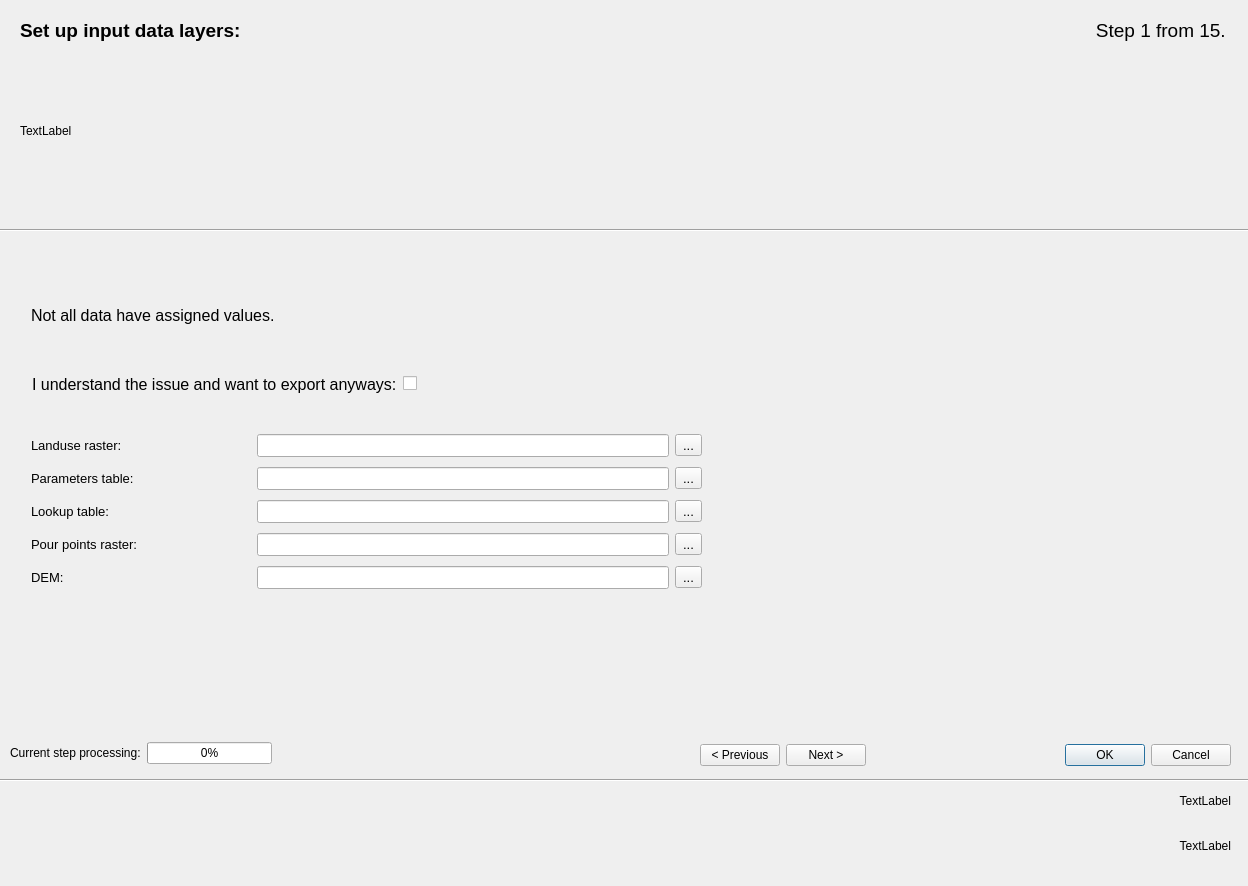
<?xml version="1.0" encoding="UTF-8"?>
<ui version="4.0">
 <class>select_file</class>
 <widget class="QDialog" name="select_file">
  <property name="geometry">
   <rect>
    <x>0</x>
    <y>0</y>
    <width>1248</width>
    <height>886</height>
   </rect>
  </property>
  <property name="windowTitle">
   <string>Erosion-3D Data Preparation</string>
  </property>
  <widget class="QStackedWidget" name="stackedWidget">
   <property name="geometry">
    <rect>
     <x>11</x>
     <y>250</y>
     <width>1231</width>
     <height>461</height>
    </rect>
   </property>
   <property name="currentIndex">
    <number>14</number>
   </property>
   <widget class="QWidget" name="page_0">
    <widget class="QWidget" name="layoutWidget">
     <property name="geometry">
      <rect>
       <x>11</x>
       <y>0</y>
       <width>571</width>
       <height>429</height>
      </rect>
     </property>
     <layout class="QFormLayout" name="formLayout_2">
      <item row="0" column="0">
       <widget class="QLabel" name="label_soil_layer">
        <property name="text">
         <string>Soil properties definition layer:</string>
        </property>
       </widget>
      </item>
      <item row="1" column="0" colspan="2">
       <widget class="QgsMapLayerComboBox" name="layer_soil_cb"/>
      </item>
      <item row="2" column="0">
       <widget class="QLabel" name="label_landuse_layer">
        <property name="text">
         <string>Landuse definition layer:</string>
        </property>
       </widget>
      </item>
      <item row="3" column="0" colspan="2">
       <widget class="QgsMapLayerComboBox" name="layer_landuse_cb"/>
      </item>
      <item row="4" column="0">
       <widget class="QLabel" name="label_dtm">
        <property name="text">
         <string>Input DTM layer:</string>
        </property>
       </widget>
      </item>
      <item row="5" column="0" colspan="2">
       <widget class="QgsMapLayerComboBox" name="raster_dtm_cb"/>
      </item>
      <item row="6" column="0">
       <widget class="QLabel" name="label_date">
        <property name="text">
         <string>Event date:</string>
        </property>
       </widget>
      </item>
      <item row="7" column="0">
       <widget class="QCalendarWidget" name="calendar">
        <property name="font">
         <font>
          <kerning>true</kerning>
         </font>
        </property>
        <property name="verticalHeaderFormat">
         <enum>QCalendarWidget::NoVerticalHeader</enum>
        </property>
       </widget>
      </item>
     </layout>
    </widget>
   </widget>
   <widget class="QWidget" name="page_1">
    <widget class="QWidget" name="layoutWidget">
     <property name="geometry">
      <rect>
       <x>11</x>
       <y>0</y>
       <width>597</width>
       <height>301</height>
      </rect>
     </property>
     <layout class="QFormLayout" name="formLayout">
      <item row="1" column="1">
       <widget class="QgsFieldComboBox" name="field_ka5_cb">
        <property name="allowEmptyFieldName">
         <bool>true</bool>
        </property>
       </widget>
      </item>
      <item row="3" column="1">
       <widget class="QgsFieldComboBox" name="field_soilid_cb">
        <property name="allowEmptyFieldName">
         <bool>true</bool>
        </property>
       </widget>
      </item>
      <item row="0" column="1">
       <widget class="QLabel" name="label_ka5_class">
        <property name="text">
         <string>KA5 class:</string>
        </property>
       </widget>
      </item>
      <item row="2" column="1">
       <widget class="QLabel" name="label_soil_id">
        <property name="text">
         <string>Soil ID:</string>
        </property>
       </widget>
      </item>
     </layout>
    </widget>
   </widget>
   <widget class="QWidget" name="page_2">
    <widget class="QWidget" name="layoutWidget">
     <property name="geometry">
      <rect>
       <x>12</x>
       <y>0</y>
       <width>571</width>
       <height>339</height>
      </rect>
     </property>
     <layout class="QFormLayout" name="formLayout_3">
      <item row="0" column="0">
       <widget class="QLabel" name="label_FT">
        <property name="text">
         <string>FT:</string>
        </property>
       </widget>
      </item>
      <item row="1" column="0">
       <widget class="QLabel" name="label_MT">
        <property name="text">
         <string>MT:</string>
        </property>
       </widget>
      </item>
      <item row="2" column="0">
       <widget class="QLabel" name="label_GT">
        <property name="text">
         <string>GT: </string>
        </property>
       </widget>
      </item>
      <item row="3" column="0">
       <widget class="QLabel" name="label_FU">
        <property name="text">
         <string>FU:</string>
        </property>
       </widget>
      </item>
      <item row="4" column="0">
       <widget class="QLabel" name="label_MU">
        <property name="text">
         <string>MU:</string>
        </property>
       </widget>
      </item>
      <item row="5" column="0">
       <widget class="QLabel" name="label_GU">
        <property name="text">
         <string>GU:</string>
        </property>
       </widget>
      </item>
      <item row="6" column="0">
       <widget class="QLabel" name="label_FS">
        <property name="text">
         <string>FS:</string>
        </property>
       </widget>
      </item>
      <item row="7" column="0">
       <widget class="QLabel" name="label_MS">
        <property name="text">
         <string>MS:</string>
        </property>
       </widget>
      </item>
      <item row="8" column="0">
       <widget class="QLabel" name="label_GS">
        <property name="text">
         <string>GS:</string>
        </property>
       </widget>
      </item>
      <item row="0" column="1">
       <widget class="QComboBox" name="fcb_ftc"/>
      </item>
      <item row="1" column="1">
       <widget class="QComboBox" name="fcb_mtc"/>
      </item>
      <item row="2" column="1">
       <widget class="QComboBox" name="fcb_gtc"/>
      </item>
      <item row="3" column="1">
       <widget class="QComboBox" name="fcb_fuc"/>
      </item>
      <item row="4" column="1">
       <widget class="QComboBox" name="fcb_muc"/>
      </item>
      <item row="5" column="1">
       <widget class="QComboBox" name="fcb_guc"/>
      </item>
      <item row="6" column="1">
       <widget class="QComboBox" name="fcb_fsc"/>
      </item>
      <item row="7" column="1">
       <widget class="QComboBox" name="fcb_msc"/>
      </item>
      <item row="8" column="1">
       <widget class="QComboBox" name="fcb_gsc"/>
      </item>
     </layout>
    </widget>
   </widget>
   <widget class="QWidget" name="page_3">
    <widget class="QWidget" name="layoutWidget">
     <property name="geometry">
      <rect>
       <x>10</x>
       <y>0</y>
       <width>571</width>
       <height>141</height>
      </rect>
     </property>
     <layout class="QFormLayout" name="formLayout_4">
      <item row="0" column="0">
       <widget class="QLabel" name="label_landuse_field">
        <property name="text">
         <string>Landuse field:</string>
        </property>
       </widget>
      </item>
      <item row="1" column="0" colspan="2">
       <widget class="QgsFieldComboBox" name="fcb_landuse"/>
      </item>
      <item row="3" column="0" colspan="2">
       <widget class="QgsFieldComboBox" name="fcb_crop">
        <property name="allowEmptyFieldName">
         <bool>true</bool>
        </property>
       </widget>
      </item>
      <item row="2" column="0">
       <widget class="QLabel" name="label_crop_field">
        <property name="text">
         <string>Crop field:</string>
        </property>
       </widget>
      </item>
     </layout>
    </widget>
   </widget>
   <widget class="QWidget" name="page_4">
    <widget class="QLabel" name="label_19">
     <property name="geometry">
      <rect>
       <x>0</x>
       <y>0</y>
       <width>181</width>
       <height>81</height>
      </rect>
     </property>
     <property name="text">
      <string>Crop Landuse assigment</string>
     </property>
    </widget>
   </widget>
   <widget class="QWidget" name="page">
    <widget class="QWidget" name="layoutWidget">
     <property name="geometry">
      <rect>
       <x>21</x>
       <y>20</y>
       <width>1021</width>
       <height>172</height>
      </rect>
     </property>
     <layout class="QGridLayout" name="gridLayout_3" columnstretch="5,7,2,5,7">
      <property name="verticalSpacing">
       <number>15</number>
      </property>
      <item row="1" column="0">
       <widget class="QLabel" name="label_corg_layer">
        <property name="text">
         <string>Corg layer:</string>
        </property>
       </widget>
      </item>
      <item row="1" column="4">
       <widget class="QgsFieldComboBox" name="fcb_corg">
        <property name="allowEmptyFieldName">
         <bool>true</bool>
        </property>
       </widget>
      </item>
      <item row="1" column="2">
       <spacer name="horizontalSpacer_2">
        <property name="orientation">
         <enum>Qt::Horizontal</enum>
        </property>
        <property name="sizeHint" stdset="0">
         <size>
          <width>40</width>
          <height>20</height>
         </size>
        </property>
       </spacer>
      </item>
      <item row="1" column="1">
       <widget class="QComboBox" name="fcb_corg_layer"/>
      </item>
      <item row="3" column="2">
       <spacer name="horizontalSpacer_4">
        <property name="orientation">
         <enum>Qt::Horizontal</enum>
        </property>
        <property name="sizeHint" stdset="0">
         <size>
          <width>40</width>
          <height>20</height>
         </size>
        </property>
       </spacer>
      </item>
      <item row="0" column="2">
       <spacer name="horizontalSpacer">
        <property name="orientation">
         <enum>Qt::Horizontal</enum>
        </property>
        <property name="sizeHint" stdset="0">
         <size>
          <width>40</width>
          <height>20</height>
         </size>
        </property>
       </spacer>
      </item>
      <item row="2" column="2">
       <spacer name="horizontalSpacer_3">
        <property name="orientation">
         <enum>Qt::Horizontal</enum>
        </property>
        <property name="sizeHint" stdset="0">
         <size>
          <width>40</width>
          <height>20</height>
         </size>
        </property>
       </spacer>
      </item>
      <item row="1" column="3">
       <widget class="QLabel" name="label_corg_field">
        <property name="text">
         <string>Corg attribute field:</string>
        </property>
       </widget>
      </item>
      <item row="4" column="2">
       <spacer name="horizontalSpacer_5">
        <property name="orientation">
         <enum>Qt::Horizontal</enum>
        </property>
        <property name="sizeHint" stdset="0">
         <size>
          <width>40</width>
          <height>20</height>
         </size>
        </property>
       </spacer>
      </item>
      <item row="2" column="0">
       <widget class="QLabel" name="label_initmoisture_layer">
        <property name="text">
         <string>Initial moistre layer:</string>
        </property>
       </widget>
      </item>
      <item row="2" column="1">
       <widget class="QComboBox" name="fcb_initmoisture_layer"/>
      </item>
      <item row="2" column="3">
       <widget class="QLabel" name="label_initmoisture_field">
        <property name="text">
         <string>Initial moisture attribute field:</string>
        </property>
       </widget>
      </item>
      <item row="2" column="4">
       <widget class="QgsFieldComboBox" name="fcb_initmoisture">
        <property name="allowEmptyFieldName">
         <bool>true</bool>
        </property>
       </widget>
      </item>
      <item row="0" column="0">
       <widget class="QLabel" name="label_bulk_density_layer">
        <property name="text">
         <string>Bulk density layer:</string>
        </property>
       </widget>
      </item>
      <item row="0" column="1">
       <widget class="QComboBox" name="fcb_bulk_density_layer"/>
      </item>
      <item row="0" column="3">
       <widget class="QLabel" name="label_bulk_density_field">
        <property name="text">
         <string>Bulk density attribute field:</string>
        </property>
       </widget>
      </item>
      <item row="0" column="4">
       <widget class="QgsFieldComboBox" name="fcb_bulk_density">
        <property name="allowEmptyFieldName">
         <bool>true</bool>
        </property>
       </widget>
      </item>
      <item row="3" column="0">
       <widget class="QLabel" name="label_roughness_layer">
        <property name="text">
         <string>Roughness  layer:</string>
        </property>
       </widget>
      </item>
      <item row="3" column="1">
       <widget class="QComboBox" name="fcb_roughness_layer"/>
      </item>
      <item row="3" column="3">
       <widget class="QLabel" name="label_roughness_field">
        <property name="text">
         <string>Roughness attribute field:</string>
        </property>
       </widget>
      </item>
      <item row="3" column="4">
       <widget class="QgsFieldComboBox" name="fcb_roughness">
        <property name="allowEmptyFieldName">
         <bool>true</bool>
        </property>
       </widget>
      </item>
      <item row="4" column="0">
       <widget class="QLabel" name="label_surface_cover_layer">
        <property name="text">
         <string>Surface cover layer:</string>
        </property>
       </widget>
      </item>
      <item row="4" column="3">
       <widget class="QLabel" name="label_surface_cover_field">
        <property name="text">
         <string>Surface cover attribute field:</string>
        </property>
       </widget>
      </item>
      <item row="4" column="4">
       <widget class="QgsFieldComboBox" name="fcb_surface_cover">
        <property name="allowEmptyFieldName">
         <bool>true</bool>
        </property>
       </widget>
      </item>
      <item row="4" column="1">
       <widget class="QComboBox" name="fcb_surface_cover_layer"/>
      </item>
     </layout>
    </widget>
   </widget>
   <widget class="QWidget" name="page_5">
    <widget class="QLabel" name="label_7">
     <property name="geometry">
      <rect>
       <x>0</x>
       <y>0</y>
       <width>141</width>
       <height>91</height>
      </rect>
     </property>
     <property name="text">
      <string>Corg page</string>
     </property>
    </widget>
   </widget>
   <widget class="QWidget" name="page_6">
    <widget class="QLabel" name="label_6">
     <property name="geometry">
      <rect>
       <x>0</x>
       <y>0</y>
       <width>141</width>
       <height>91</height>
      </rect>
     </property>
     <property name="text">
      <string>Bulk Density page</string>
     </property>
    </widget>
   </widget>
   <widget class="QWidget" name="page_7">
    <widget class="QLabel" name="label_4">
     <property name="geometry">
      <rect>
       <x>0</x>
       <y>0</y>
       <width>141</width>
       <height>91</height>
      </rect>
     </property>
     <property name="text">
      <string>Canopy Cover page</string>
     </property>
    </widget>
   </widget>
   <widget class="QWidget" name="page_8">
    <widget class="QLabel" name="label_3">
     <property name="geometry">
      <rect>
       <x>0</x>
       <y>0</y>
       <width>141</width>
       <height>91</height>
      </rect>
     </property>
     <property name="text">
      <string>Roughness page</string>
     </property>
    </widget>
   </widget>
   <widget class="QWidget" name="page_9">
    <widget class="QLabel" name="label_2">
     <property name="geometry">
      <rect>
       <x>0</x>
       <y>0</y>
       <width>141</width>
       <height>91</height>
      </rect>
     </property>
     <property name="text">
      <string>Erodibility page</string>
     </property>
    </widget>
   </widget>
   <widget class="QWidget" name="page_12">
    <widget class="QLabel" name="label_22">
     <property name="geometry">
      <rect>
       <x>10</x>
       <y>0</y>
       <width>141</width>
       <height>91</height>
      </rect>
     </property>
     <property name="text">
      <string>Skinfactor page</string>
     </property>
    </widget>
   </widget>
   <widget class="QWidget" name="page_11">
    <widget class="QWidget" name="layoutWidget_2">
     <property name="geometry">
      <rect>
       <x>10</x>
       <y>0</y>
       <width>571</width>
       <height>271</height>
      </rect>
     </property>
     <layout class="QFormLayout" name="formLayout_5">
      <item row="0" column="0">
       <widget class="QLabel" name="label_channel_elements">
        <property name="text">
         <string>Channel elements:</string>
        </property>
       </widget>
      </item>
      <item row="1" column="0" colspan="2">
       <widget class="QgsMapLayerComboBox" name="layer_channel_elements_cb">
        <property name="allowEmptyLayer">
         <bool>true</bool>
        </property>
       </widget>
      </item>
      <item row="2" column="0">
       <widget class="QLabel" name="label_drain_elements">
        <property name="text">
         <string>Drain elements:</string>
        </property>
       </widget>
      </item>
      <item row="3" column="0" colspan="2">
       <widget class="QgsMapLayerComboBox" name="layer_drain_elements_cb">
        <property name="allowEmptyLayer">
         <bool>true</bool>
        </property>
       </widget>
      </item>
      <item row="4" column="0">
       <widget class="QLabel" name="label_pour_points">
        <property name="text">
         <string>Pour points:</string>
        </property>
       </widget>
      </item>
      <item row="5" column="0" colspan="2">
       <widget class="QgsMapLayerComboBox" name="layer_pour_points_cb">
        <property name="allowEmptyLayer">
         <bool>true</bool>
        </property>
       </widget>
      </item>
      <item row="6" column="0">
       <widget class="QLabel" name="label_pour_points_identifier">
        <property name="text">
         <string>Pour points identifier field:</string>
        </property>
       </widget>
      </item>
      <item row="7" column="0" colspan="2">
       <widget class="QgsFieldComboBox" name="field_pour_points_cb"/>
      </item>
     </layout>
    </widget>
   </widget>
   <widget class="QWidget" name="page_13">
    <widget class="QLabel" name="label_23">
     <property name="geometry">
      <rect>
       <x>0</x>
       <y>0</y>
       <width>141</width>
       <height>91</height>
      </rect>
     </property>
     <property name="text">
      <string>table with values</string>
     </property>
    </widget>
   </widget>
   <widget class="QWidget" name="page_10">
    <widget class="QLabel" name="label_data_status">
     <property name="geometry">
      <rect>
       <x>20</x>
       <y>30</y>
       <width>1051</width>
       <height>71</height>
      </rect>
     </property>
     <property name="font">
      <font>
       <pointsize>12</pointsize>
      </font>
     </property>
     <property name="text">
      <string>Not all data have assigned values.</string>
     </property>
    </widget>
    <widget class="QWidget" name="layoutWidget">
     <property name="geometry">
      <rect>
       <x>21</x>
       <y>121</y>
       <width>521</width>
       <height>26</height>
      </rect>
     </property>
     <layout class="QHBoxLayout" name="horizontalLayout_2">
      <item>
       <widget class="QLabel" name="label_data_status_confirm">
        <property name="font">
         <font>
          <pointsize>12</pointsize>
         </font>
        </property>
        <property name="text">
         <string>I understand the issue and want to export anyways:</string>
        </property>
       </widget>
      </item>
      <item>
       <widget class="QCheckBox" name="checkbox_export_empty_data">
        <property name="text">
         <string/>
        </property>
        <property name="iconSize">
         <size>
          <width>40</width>
          <height>40</height>
         </size>
        </property>
       </widget>
      </item>
     </layout>
    </widget>
    <widget class="QWidget" name="layoutWidget">
     <property name="geometry">
      <rect>
       <x>20</x>
       <y>180</y>
       <width>671</width>
       <height>165</height>
      </rect>
     </property>
     <layout class="QGridLayout" name="gridLayout" columnstretch="40,75,0">
      <item row="3" column="2">
       <widget class="QToolButton" name="toolButton_pour_points_raster">
        <property name="font">
         <font>
          <pointsize>10</pointsize>
         </font>
        </property>
        <property name="text">
         <string>...</string>
        </property>
       </widget>
      </item>
      <item row="0" column="1">
       <widget class="QLineEdit" name="lineEdit_landuse_raster">
        <property name="font">
         <font>
          <pointsize>10</pointsize>
         </font>
        </property>
        <property name="text">
         <string/>
        </property>
        <property name="readOnly">
         <bool>true</bool>
        </property>
       </widget>
      </item>
      <item row="2" column="1">
       <widget class="QLineEdit" name="lineEdit_lookup_table">
        <property name="font">
         <font>
          <pointsize>10</pointsize>
         </font>
        </property>
        <property name="text">
         <string/>
        </property>
        <property name="readOnly">
         <bool>true</bool>
        </property>
       </widget>
      </item>
      <item row="1" column="1">
       <widget class="QLineEdit" name="lineEdit_parameter_table">
        <property name="font">
         <font>
          <pointsize>10</pointsize>
         </font>
        </property>
        <property name="text">
         <string/>
        </property>
        <property name="readOnly">
         <bool>true</bool>
        </property>
       </widget>
      </item>
      <item row="3" column="1">
       <widget class="QLineEdit" name="lineEdit_pour_points_raster">
        <property name="font">
         <font>
          <pointsize>10</pointsize>
         </font>
        </property>
        <property name="text">
         <string/>
        </property>
        <property name="readOnly">
         <bool>true</bool>
        </property>
       </widget>
      </item>
      <item row="2" column="0">
       <widget class="QLabel" name="label_lookup_table">
        <property name="font">
         <font>
          <pointsize>10</pointsize>
         </font>
        </property>
        <property name="text">
         <string>Lookup table: </string>
        </property>
       </widget>
      </item>
      <item row="1" column="2">
       <widget class="QToolButton" name="toolButton_parameter_table">
        <property name="font">
         <font>
          <pointsize>10</pointsize>
         </font>
        </property>
        <property name="text">
         <string>...</string>
        </property>
       </widget>
      </item>
      <item row="0" column="2">
       <widget class="QToolButton" name="toolButton_landuse_raster">
        <property name="font">
         <font>
          <pointsize>10</pointsize>
         </font>
        </property>
        <property name="text">
         <string>...</string>
        </property>
       </widget>
      </item>
      <item row="2" column="2">
       <widget class="QToolButton" name="toolButton_lookup_table">
        <property name="font">
         <font>
          <pointsize>10</pointsize>
         </font>
        </property>
        <property name="text">
         <string>...</string>
        </property>
       </widget>
      </item>
      <item row="3" column="0">
       <widget class="QLabel" name="label_pour_points_raster">
        <property name="font">
         <font>
          <pointsize>10</pointsize>
         </font>
        </property>
        <property name="text">
         <string>Pour points raster: </string>
        </property>
       </widget>
      </item>
      <item row="1" column="0">
       <widget class="QLabel" name="label_parameter_table">
        <property name="font">
         <font>
          <pointsize>10</pointsize>
         </font>
        </property>
        <property name="text">
         <string>Parameters table:</string>
        </property>
       </widget>
      </item>
      <item row="0" column="0">
       <widget class="QLabel" name="label_landuse_raster">
        <property name="font">
         <font>
          <pointsize>10</pointsize>
         </font>
        </property>
        <property name="text">
         <string>Landuse raster:</string>
        </property>
       </widget>
      </item>
      <item row="4" column="0">
       <widget class="QLabel" name="label_dem">
        <property name="font">
         <font>
          <pointsize>10</pointsize>
         </font>
        </property>
        <property name="text">
         <string>DEM: </string>
        </property>
       </widget>
      </item>
      <item row="4" column="1">
       <widget class="QLineEdit" name="lineEdit_dem">
        <property name="font">
         <font>
          <pointsize>10</pointsize>
         </font>
        </property>
       </widget>
      </item>
      <item row="4" column="2">
       <widget class="QToolButton" name="toolButton_dem">
        <property name="font">
         <font>
          <pointsize>10</pointsize>
         </font>
        </property>
        <property name="text">
         <string>...</string>
        </property>
       </widget>
      </item>
     </layout>
    </widget>
   </widget>
  </widget>
  <widget class="QWidget" name="layoutWidget">
   <property name="geometry">
    <rect>
     <x>700</x>
     <y>740</y>
     <width>531</width>
     <height>30</height>
    </rect>
   </property>
   <layout class="QHBoxLayout" name="horizontalLayout">
    <item>
     <widget class="QPushButton" name="previous_pb">
      <property name="text">
       <string>&lt; Previous</string>
      </property>
     </widget>
    </item>
    <item>
     <widget class="QPushButton" name="next_pb">
      <property name="text">
       <string>Next &gt;</string>
      </property>
     </widget>
    </item>
    <item>
     <widget class="QDialogButtonBox" name="button_box">
      <property name="enabled">
       <bool>true</bool>
      </property>
      <property name="orientation">
       <enum>Qt::Horizontal</enum>
      </property>
      <property name="standardButtons">
       <set>QDialogButtonBox::Cancel|QDialogButtonBox::Ok</set>
      </property>
     </widget>
    </item>
   </layout>
  </widget>
  <widget class="QWidget" name="layoutWidget">
   <property name="geometry">
    <rect>
     <x>10</x>
     <y>740</y>
     <width>262</width>
     <height>26</height>
    </rect>
   </property>
   <layout class="QGridLayout" name="gridLayout_2">
    <item row="0" column="0">
     <widget class="QLabel" name="label_step_processing">
      <property name="text">
       <string>Current step processing:</string>
      </property>
     </widget>
    </item>
    <item row="0" column="1">
     <widget class="QProgressBar" name="progressBar">
      <property name="value">
       <number>0</number>
      </property>
     </widget>
    </item>
   </layout>
  </widget>
  <widget class="QLabel" name="qlabel_main">
   <property name="geometry">
    <rect>
     <x>20</x>
     <y>10</y>
     <width>591</width>
     <height>41</height>
    </rect>
   </property>
   <property name="font">
    <font>
     <pointsize>14</pointsize>
     <weight>75</weight>
     <bold>true</bold>
    </font>
   </property>
   <property name="text">
    <string>Set up input data layers:</string>
   </property>
  </widget>
  <widget class="QLabel" name="qlabel_step_description">
   <property name="geometry">
    <rect>
     <x>20</x>
     <y>50</y>
     <width>1201</width>
     <height>161</height>
    </rect>
   </property>
   <property name="text">
    <string>TextLabel</string>
   </property>
   <property name="wordWrap">
    <bool>true</bool>
   </property>
  </widget>
  <widget class="Line" name="line">
   <property name="geometry">
    <rect>
     <x>-10</x>
     <y>220</y>
     <width>1261</width>
     <height>20</height>
    </rect>
   </property>
   <property name="orientation">
    <enum>Qt::Horizontal</enum>
   </property>
  </widget>
  <widget class="Line" name="line_2">
   <property name="geometry">
    <rect>
     <x>-10</x>
     <y>770</y>
     <width>1261</width>
     <height>20</height>
    </rect>
   </property>
   <property name="orientation">
    <enum>Qt::Horizontal</enum>
   </property>
  </widget>
  <widget class="QLabel" name="label_created">
   <property name="geometry">
    <rect>
     <x>130</x>
     <y>790</y>
     <width>1101</width>
     <height>21</height>
    </rect>
   </property>
   <property name="text">
    <string>TextLabel</string>
   </property>
   <property name="textFormat">
    <enum>Qt::AutoText</enum>
   </property>
   <property name="alignment">
    <set>Qt::AlignRight|Qt::AlignTrailing|Qt::AlignVCenter</set>
   </property>
   <property name="openExternalLinks">
    <bool>true</bool>
   </property>
  </widget>
  <widget class="QLabel" name="label_project">
   <property name="geometry">
    <rect>
     <x>10</x>
     <y>820</y>
     <width>1221</width>
     <height>51</height>
    </rect>
   </property>
   <property name="text">
    <string>TextLabel</string>
   </property>
   <property name="textFormat">
    <enum>Qt::AutoText</enum>
   </property>
   <property name="alignment">
    <set>Qt::AlignRight|Qt::AlignTrailing|Qt::AlignVCenter</set>
   </property>
  </widget>
  <widget class="QLabel" name="qlabel_steps">
   <property name="geometry">
    <rect>
     <x>1000</x>
     <y>10</y>
     <width>231</width>
     <height>41</height>
    </rect>
   </property>
   <property name="font">
    <font>
     <pointsize>14</pointsize>
     <weight>50</weight>
     <bold>false</bold>
    </font>
   </property>
   <property name="text">
    <string>Step 1 from 15. </string>
   </property>
   <property name="alignment">
    <set>Qt::AlignRight|Qt::AlignTrailing|Qt::AlignVCenter</set>
   </property>
  </widget>
 </widget>
 <customwidgets>
  <customwidget>
   <class>QgsFieldComboBox</class>
   <extends>QComboBox</extends>
   <header>qgsfieldcombobox.h</header>
  </customwidget>
  <customwidget>
   <class>QgsMapLayerComboBox</class>
   <extends>QComboBox</extends>
   <header>qgsmaplayercombobox.h</header>
  </customwidget>
 </customwidgets>
 <tabstops>
  <tabstop>previous_pb</tabstop>
  <tabstop>next_pb</tabstop>
  <tabstop>layer_soil_cb</tabstop>
 </tabstops>
 <resources/>
 <connections>
  <connection>
   <sender>button_box</sender>
   <signal>accepted()</signal>
   <receiver>select_file</receiver>
   <slot>accept()</slot>
   <hints>
    <hint type="sourcelabel">
     <x>583</x>
     <y>501</y>
    </hint>
    <hint type="destinationlabel">
     <x>20</x>
     <y>20</y>
    </hint>
   </hints>
  </connection>
  <connection>
   <sender>button_box</sender>
   <signal>rejected()</signal>
   <receiver>select_file</receiver>
   <slot>reject()</slot>
   <hints>
    <hint type="sourcelabel">
     <x>583</x>
     <y>501</y>
    </hint>
    <hint type="destinationlabel">
     <x>20</x>
     <y>20</y>
    </hint>
   </hints>
  </connection>
 </connections>
</ui>
